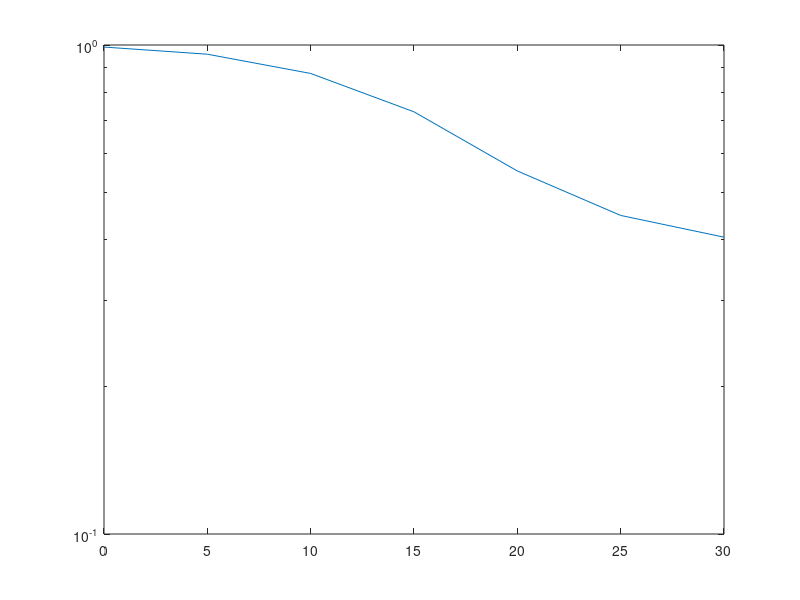

MATLAB code for this plot:
clear all 
 snrdb = [0 :5 : 30]; ct=5000;
 M=10;
   N=5; i =M;
 snr0=10^((20)/10);
 
  R0 = 1; %snr0 = (2^R0-1)/h0;
  Ri=0.5;
   eps0 = (2^R0-1)/snr0;
   
 for k = 1: length(snrdb)
    snr = 10^((snrdb(k))/10);  %snr0 = snr;
    tau = 1;%/snr;         
        
   sum1=0; sum2=0; sum3=0;sum4=0;  
  for ix = 1 :ct       
      h0 = abs(complex(sqrt(0.5)*randn(1,1),sqrt(0.5)*randn(1,1))).^2;
      
     nxx = 0;
     while nxx<N 
         hx = abs(complex(sqrt(0.5)*randn(1,1),sqrt(0.5)*randn(1,1))).^2;
         if hx>tau
             nxx = nxx+1;
             h(nxx) = hx;
         end
     end
     h = sort(h, 'ascend');    
     
     %the best user's rate - single user
     if log2(1+h(i-(M-N+1)+1)*snr/(snr*sum(h(1:i-(M-N+1)  ))+h0*snr0 +1 ))<Ri
         sum1 = sum1+1;
     end
     
  end
  p1(k) = sum1/ct;
   
 end
semilogy(snrdb,p1  )% ,snrdb,  (10.^snrdb/10).^(-1)  )